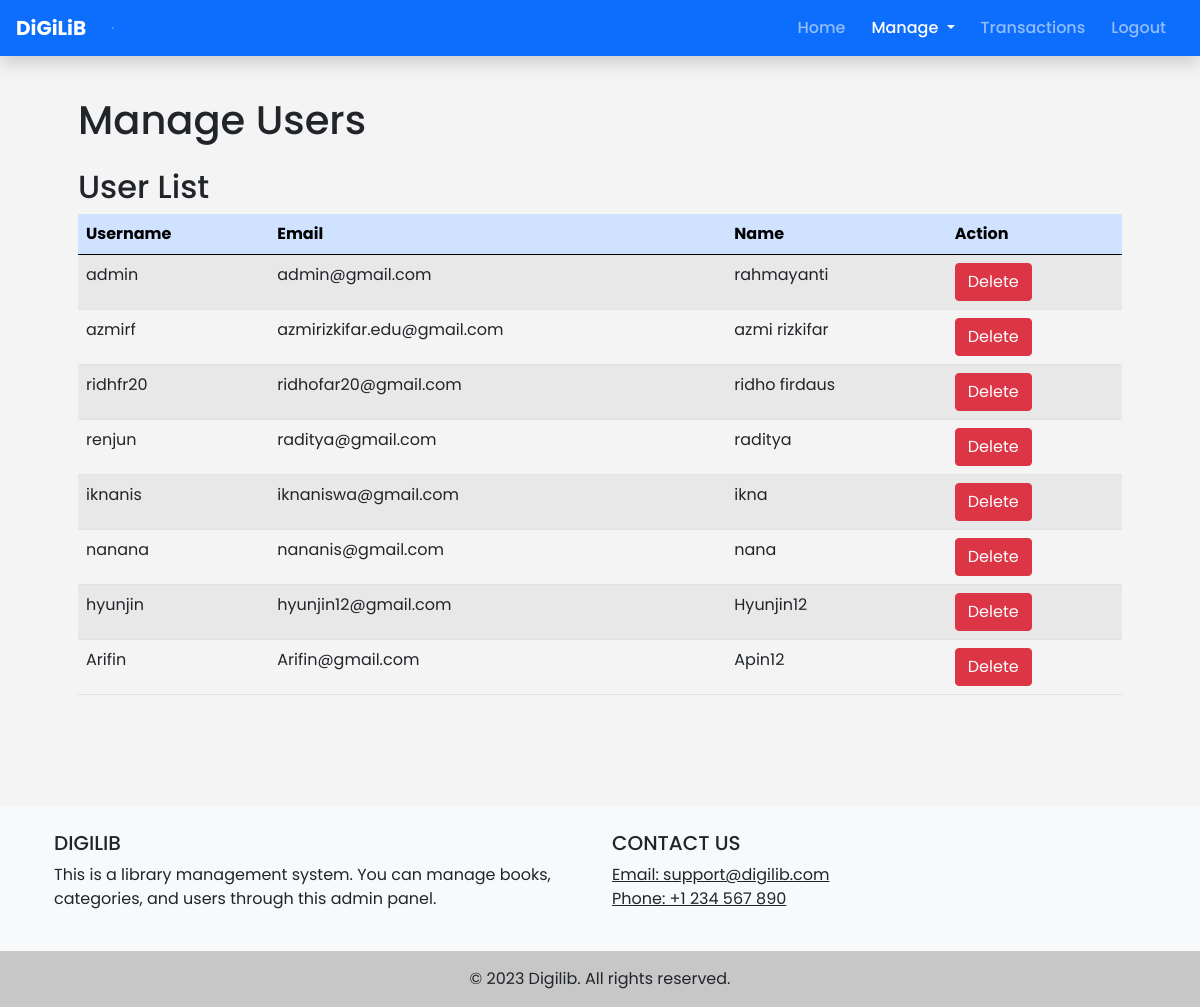
Page /admin/manage_users.php on the committed database.
### tables this page shows
CREATE TABLE `users` (
  `id_user` int(11) NOT NULL,
  `username` varchar(50) NOT NULL,
  `email` varchar(50) NOT NULL,
  `password` varchar(255) NOT NULL,
  `name` varchar(255) NOT NULL,
  `is_admin` tinyint(1) DEFAULT 0
);

### admin/manage_users.php (the view, shortened to what this page needs)
<?php
include("../includes/config.php");
$query = "SELECT * FROM users";
$result = mysqli_query($conn, $query);
?>
<!DOCTYPE html>
<html lang="en">
<head>
    <link href="../assets/css/bootstrap.min.css" rel="stylesheet">
</head>
<body>
<nav class="navbar navbar-expand-lg navbar-dark shadow fixed-top bg-primary">
  <div class="container container-nav">
  <a class="navbar-brand" href="#">DiGiLiB</a>
  <hr style="margin: 0 10px; border: 1px solid #fff;">
    <div class="collapse navbar-collapse" id="navbarNav">
      <ul class="navbar-nav ms-auto mb-2 mb-lg-0">
        <li class="nav-item">
          <a class="nav-link" aria-current="page" href="index.php">Home</a>
        </li>
        <li class="nav-item dropdown">
          <a class="nav-link active dropdown-toggle" href="#" id="navbarDropdown" role="button" data-bs-toggle="dropdown" aria-expanded="false">
            Manage
          </a>
        </li>
        <li class="nav-item">
          <a class="nav-link" href="transactions.php">Transactions</a>
        </li>
        <li class="nav-item">
          <a class="nav-link" href="../logout.php">Logout</a>
        </li>
      </ul>
    </div>
  </div>
</nav>
<div class="container p-5 mt-5">
    <h1>Manage Users</h1>
    <h2 class="mt-4">User List</h2>
    <div class="table-responsive">
        <table class="table table-striped table-hover">
            <thead class="table-primary">
                <tr>
                    <th>Username</th>
                    <th>Email</th>
                    <th>Name</th>
                    <th>Action</th>
                </tr>
            </thead>
            <tbody>
                <?php while ($row = mysqli_fetch_assoc($result)) { ?>
                    <tr>
                        <td><?php echo $row['username']; ?></td>
                        <td><?php echo $row['email']; ?></td>
                        <td><?php echo $row['name']; ?></td>
                        <td>
                            <button type="button" class="btn btn-danger" data-bs-toggle="modal" data-bs-target="#deleteModal" data-id="<?php echo $row['id_user']; ?>">
                                Delete
                            </button>
                        </td>
                    </tr>
                <?php } ?>
            </tbody>
        </table>
    </div>
</div>
<footer class="bg-light text-center text-lg-start mt-5">
    <div class="container p-4">
        <div class="row">
            <div class="col-lg-6 col-md-12 mb-4 mb-md-0">
                <h5 class="text-uppercase">Digilib</h5>
                <p>This is a library management system. You can manage books, categories, and users through this admin panel.</p>
            </div>
            <div class="col-lg-6 col-md-12 mb-4 mb-md-0">
                <h5 class="text-uppercase">Contact Us</h5>
                <ul class="list-unstyled mb-0">
                    <li><a href="#!" class="text-dark">Email: support@digilib.com</a></li>
                    <li><a href="#!" class="text-dark">Phone: +1 234 567 890</a></li>
                </ul>
            </div>
        </div>
    </div>
    <div class="text-center p-3" style="background-color: rgba(0, 0, 0, 0.2);">
        &copy; 2023 Digilib. All rights reserved.
    </div>
</footer>
</body>
</html>

### admin/manage_users.php (style rules this page uses)
body { font-family: 'Poppins', sans-serif; background-color: #f4f4f4; }
.navbar-nav .nav-item { margin-right: 10px; }
.navbar-nav .nav-link { font-weight: 500; }
.navbar-brand { font-weight: 700; }
.navbar { padding: 0.5rem 1rem; }
.navbar-nav { margin-left: auto; }
.container-nav { max-width: 100%; padding-left: 0; padding-right: 0; }

### rows in the picture
users: username "admin", email "admin@gmail.com", name "rahmayanti"
users: username "azmirf", email "azmirizkifar.edu@gmail.com", name "azmi rizkifar"
users: username "ridhfr20", email "ridhofar20@gmail.com", name "ridho firdaus"
users: username "renjun", email "raditya@gmail.com", name "raditya"
users: username "iknanis", email "iknaniswa@gmail.com", name "ikna"
users: username "nanana", email "nananis@gmail.com", name "nana"
users: username "hyunjin", email "hyunjin12@gmail.com", name "Hyunjin12"
users: username "Arifin", email "Arifin@gmail.com", name "Apin12"
